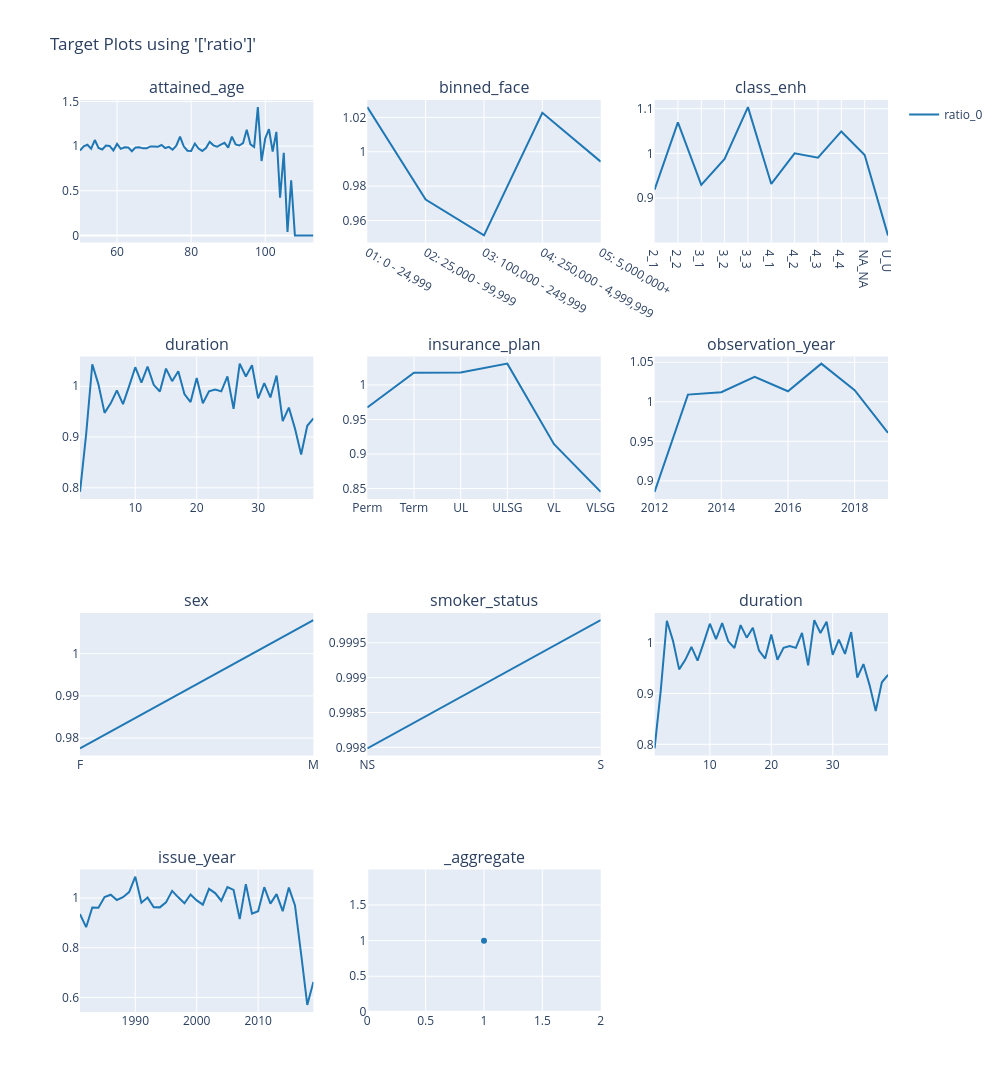

The notebook cell saved with this chart:
### Code cell
charters.target(
    df=model_data,
    target="ratio",
    cols=3,
    features=model_features + ["duration", "issue_year"],
    numerator=["death_claim_amount"],
    denominator=["exp_amt_rf"],
).show()

### Figure 1 — Plotly figure (JSON) as saved in the notebook; plotly's stock layout.template omitted (floating-point values rounded to 4 significant figures)
{"data": [{"line": {"color": "#1F77B4"}, "mode": "lines", "name": "ratio_0", "showlegend": true, "type": "scatter", "x": [50, 51, 52, 53, 54, 55, 56, 57, 58, 59, 60, 61, 62, 63, 64, 65, 66, 67, 68, 69, 70, 71, 72, 73, 74, 75, 76, 77, 78, 79, 80, 81, 82, 83, 84, 85, 86, 87, 88, 89, 90, 91, 92, 93, 94, 95, 96, 97, 98, 99, 100, 101, 102, 103, 104, 105, 106, 107, 108, 109, 110, 111, 112, 113], "xaxis": "x", "y": [0.9499, 0.9981, 1.015, 0.9712, 1.068, 0.9799, 0.9618, 1.006, 1.002, 0.9513, 1.025, 0.9694, 0.9862, 0.9854, 0.9421, 0.9854, 0.987, 0.9751, 0.9753, 0.9971, 0.9969, 0.9923, 1.012, 0.9789, 0.992, 0.9601, 1.005, 1.107, 0.9982, 0.9487, 0.9454, 1.028, 0.9726, 0.9459, 0.9781, 1.049, 1.009, 0.9931, 1.018, 1.037, 0.9825, 1.106, 1.019, 1.007, 1.033, 1.183, 1.02, 0.9913, 1.437, 0.8329, 1.087, 1.189, 0.9392, 1.16, 0.4228, 0.9239, 0.03826, 0.6174, 0.0, 0.0, 0.0, 0.0, 0.0, 0.0], "yaxis": "y"}, {"line": {"color": "#1F77B4"}, "mode": "lines", "name": "ratio_0", "showlegend": false, "type": "scatter", "x": ["01: 0 - 24,999", "02: 25,000 - 99,999", "03: 100,000 - 249,999", "04: 250,000 - 4,999,999", "05: 5,000,000+"], "xaxis": "x2", "y": [1.026, 0.9722, 0.9514, 1.023, 0.9943], "yaxis": "y2"}, {"line": {"color": "#1F77B4"}, "mode": "lines", "name": "ratio_0", "showlegend": false, "type": "scatter", "x": ["2_1", "2_2", "3_1", "3_2", "3_3", "4_1", "4_2", "4_3", "4_4", "NA_NA", "U_U"], "xaxis": "x3", "y": [0.9187, 1.07, 0.9296, 0.9874, 1.104, 0.9315, 1.0, 0.9905, 1.049, 0.9965, 0.8165], "yaxis": "y3"}, {"line": {"color": "#1F77B4"}, "mode": "lines", "name": "ratio_0", "showlegend": false, "type": "scatter", "x": [1, 2, 3, 4, 5, 6, 7, 8, 9, 10, 11, 12, 13, 14, 15, 16, 17, 18, 19, 20, 21, 22, 23, 24, 25, 26, 27, 28, 29, 30, 31, 32, 33, 34, 35, 36, 37, 38, 39], "xaxis": "x4", "y": [0.792, 0.9053, 1.043, 1.004, 0.9476, 0.9663, 0.9917, 0.9649, 1.0, 1.037, 1.007, 1.039, 1.003, 0.9895, 1.035, 1.01, 1.029, 0.9846, 0.9687, 1.016, 0.9664, 0.99, 0.9934, 0.9899, 1.02, 0.9556, 1.045, 1.019, 1.041, 0.976, 1.006, 0.978, 1.021, 0.9313, 0.958, 0.9166, 0.8656, 0.9222, 0.9368], "yaxis": "y4"}, {"line": {"color": "#1F77B4"}, "mode": "lines", "name": "ratio_0", "showlegend": false, "type": "scatter", "x": ["Perm", "Term", "UL", "ULSG", "VL", "VLSG"], "xaxis": "x5", "y": [0.9674, 1.018, 1.018, 1.031, 0.9143, 0.8452], "yaxis": "y5"}, {"line": {"color": "#1F77B4"}, "mode": "lines", "name": "ratio_0", "showlegend": false, "type": "scatter", "x": [2012, 2013, 2014, 2015, 2016, 2017, 2018, 2019], "xaxis": "x6", "y": [0.886, 1.009, 1.012, 1.031, 1.013, 1.048, 1.015, 0.9608], "yaxis": "y6"}, {"line": {"color": "#1F77B4"}, "mode": "lines", "name": "ratio_0", "showlegend": false, "type": "scatter", "x": ["F", "M"], "xaxis": "x7", "y": [0.9776, 1.008], "yaxis": "y7"}, {"line": {"color": "#1F77B4"}, "mode": "lines", "name": "ratio_0", "showlegend": false, "type": "scatter", "x": ["NS", "S"], "xaxis": "x8", "y": [0.998, 0.9998], "yaxis": "y8"}, {"line": {"color": "#1F77B4"}, "mode": "lines", "name": "ratio_0", "showlegend": false, "type": "scatter", "x": [1, 2, 3, 4, 5, 6, 7, 8, 9, 10, 11, 12, 13, 14, 15, 16, 17, 18, 19, 20, 21, 22, 23, 24, 25, 26, 27, 28, 29, 30, 31, 32, 33, 34, 35, 36, 37, 38, 39], "xaxis": "x9", "y": [0.792, 0.9053, 1.043, 1.004, 0.9476, 0.9663, 0.9917, 0.9649, 1.0, 1.037, 1.007, 1.039, 1.003, 0.9895, 1.035, 1.01, 1.029, 0.9846, 0.9687, 1.016, 0.9664, 0.99, 0.9934, 0.9899, 1.02, 0.9556, 1.045, 1.019, 1.041, 0.976, 1.006, 0.978, 1.021, 0.9313, 0.958, 0.9166, 0.8656, 0.9222, 0.9368], "yaxis": "y9"}, {"line": {"color": "#1F77B4"}, "mode": "lines", "name": "ratio_0", "showlegend": false, "type": "scatter", "x": [1981, 1982, 1983, 1984, 1985, 1986, 1987, 1988, 1989, 1990, 1991, 1992, 1993, 1994, 1995, 1996, 1997, 1998, 1999, 2000, 2001, 2002, 2003, 2004, 2005, 2006, 2007, 2008, 2009, 2010, 2011, 2012, 2013, 2014, 2015, 2016, 2017, 2018, 2019], "xaxis": "x10", "y": [0.9359, 0.8829, 0.9621, 0.9614, 1.004, 1.014, 0.9926, 1.004, 1.024, 1.087, 0.9815, 1.002, 0.9634, 0.9628, 0.9829, 1.029, 1.003, 0.9793, 1.015, 0.9907, 0.9736, 1.037, 1.02, 0.9895, 1.045, 1.033, 0.9154, 1.056, 0.9373, 0.947, 1.044, 0.9777, 1.016, 0.9475, 1.042, 0.9704, 0.7742, 0.57, 0.6626], "yaxis": "y10"}, {"line": {"color": "#1F77B4"}, "mode": "markers", "name": "ratio_0", "showlegend": false, "type": "scatter", "x": [1], "xaxis": "x11", "y": [0.9982], "yaxis": "y11"}], "layout": {"annotations": [{"font": {"size": 16}, "showarrow": false, "text": "attained_age", "x": 0.1444, "xanchor": "center", "xref": "paper", "y": 1, "yanchor": "bottom", "yref": "paper"}, {"font": {"size": 16}, "showarrow": false, "text": "binned_face", "x": 0.5, "xanchor": "center", "xref": "paper", "y": 1, "yanchor": "bottom", "yref": "paper"}, {"font": {"size": 16}, "showarrow": false, "text": "class_enh", "x": 0.8556, "xanchor": "center", "xref": "paper", "y": 1, "yanchor": "bottom", "yref": "paper"}, {"font": {"size": 16}, "showarrow": false, "text": "duration", "x": 0.1444, "xanchor": "center", "xref": "paper", "y": 0.7188, "yanchor": "bottom", "yref": "paper"}, {"font": {"size": 16}, "showarrow": false, "text": "insurance_plan", "x": 0.5, "xanchor": "center", "xref": "paper", "y": 0.7188, "yanchor": "bottom", "yref": "paper"}, {"font": {"size": 16}, "showarrow": false, "text": "observation_year", "x": 0.8556, "xanchor": "center", "xref": "paper", "y": 0.7188, "yanchor": "bottom", "yref": "paper"}, {"font": {"size": 16}, "showarrow": false, "text": "sex", "x": 0.1444, "xanchor": "center", "xref": "paper", "y": 0.4375, "yanchor": "bottom", "yref": "paper"}, {"font": {"size": 16}, "showarrow": false, "text": "smoker_status", "x": 0.5, "xanchor": "center", "xref": "paper", "y": 0.4375, "yanchor": "bottom", "yref": "paper"}, {"font": {"size": 16}, "showarrow": false, "text": "duration", "x": 0.8556, "xanchor": "center", "xref": "paper", "y": 0.4375, "yanchor": "bottom", "yref": "paper"}, {"font": {"size": 16}, "showarrow": false, "text": "issue_year", "x": 0.1444, "xanchor": "center", "xref": "paper", "y": 0.1562, "yanchor": "bottom", "yref": "paper"}, {"font": {"size": 16}, "showarrow": false, "text": "_aggregate", "x": 0.5, "xanchor": "center", "xref": "paper", "y": 0.1562, "yanchor": "bottom", "yref": "paper"}], "height": 1600, "title": {"text": "Target Plots using '['ratio']'"}, "width": 1000, "xaxis": {"anchor": "y", "domain": [0, 0.2889]}, "xaxis10": {"anchor": "y10", "domain": [0, 0.2889]}, "xaxis11": {"anchor": "y11", "domain": [0.3556, 0.6444]}, "xaxis12": {"anchor": "y12", "domain": [0.7111, 1]}, "xaxis2": {"anchor": "y2", "domain": [0.3556, 0.6444]}, "xaxis3": {"anchor": "y3", "domain": [0.7111, 1]}, "xaxis4": {"anchor": "y4", "domain": [0, 0.2889]}, "xaxis5": {"anchor": "y5", "domain": [0.3556, 0.6444]}, "xaxis6": {"anchor": "y6", "domain": [0.7111, 1]}, "xaxis7": {"anchor": "y7", "domain": [0, 0.2889]}, "xaxis8": {"anchor": "y8", "domain": [0.3556, 0.6444]}, "xaxis9": {"anchor": "y9", "domain": [0.7111, 1]}, "yaxis": {"anchor": "x", "domain": [0.8438, 1]}, "yaxis10": {"anchor": "x10", "domain": [0, 0.1562]}, "yaxis11": {"anchor": "x11", "domain": [0, 0.1562]}, "yaxis12": {"anchor": "x12", "domain": [0, 0.1562]}, "yaxis2": {"anchor": "x2", "domain": [0.8438, 1]}, "yaxis3": {"anchor": "x3", "domain": [0.8438, 1]}, "yaxis4": {"anchor": "x4", "domain": [0.5625, 0.7188]}, "yaxis5": {"anchor": "x5", "domain": [0.5625, 0.7188]}, "yaxis6": {"anchor": "x6", "domain": [0.5625, 0.7188]}, "yaxis7": {"anchor": "x7", "domain": [0.2812, 0.4375]}, "yaxis8": {"anchor": "x8", "domain": [0.2812, 0.4375]}, "yaxis9": {"anchor": "x9", "domain": [0.2812, 0.4375]}}}
